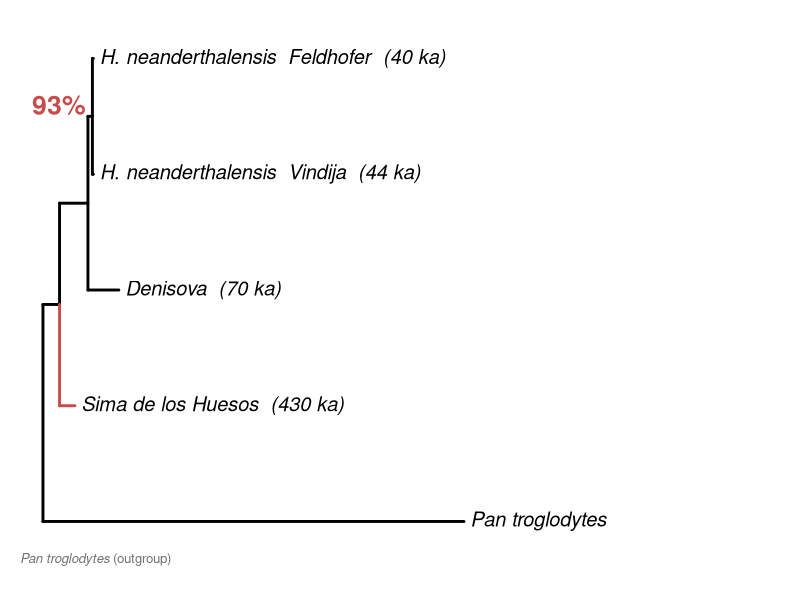
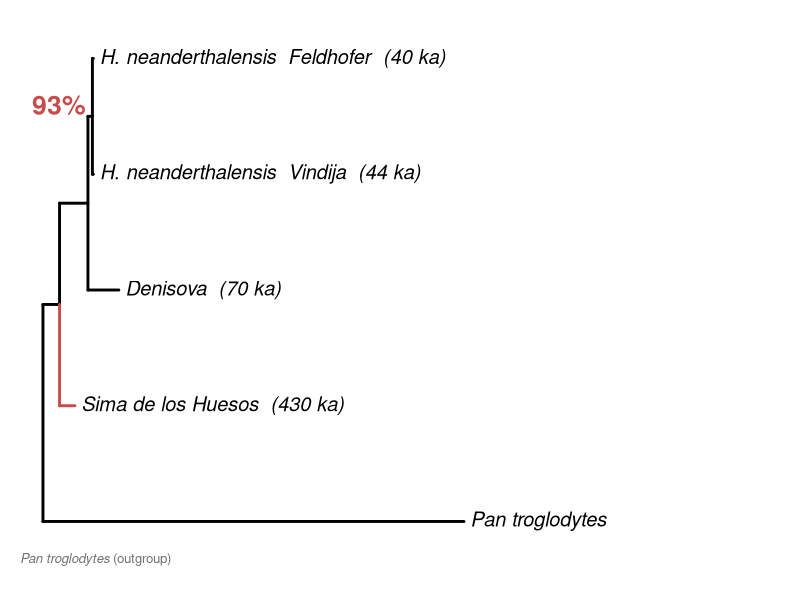

Write the R code that produced these figures, in order.
# OBSOLETO (2026-10-21): NO USAR. Ver CORRECTION.md, sección "Figuras".
# El árbol está escrito a mano (Newick literal): usa longitudes de rama reales de IQ-TREE sobre una topología 'Sima basal' que no es la que dio el análisis, y el '93%' se coloca con text() en coordenadas fijas.
# Sustituido por mtDNA_repro/scripts/06_figure.py, que dibuja los árboles leyendo la salida de IQ-TREE.
# ============================================================
# Figure 1 — Mitochondrial DNA phylogeny ONLY
# IQ-TREE v3.0.1 · HKY+G4 · rooted on Pan troglodytes
# Output: figure1_mtDNA.pdf + figure1_mtDNA.tiff (600 dpi)
# ============================================================

library(ape)

mt_tree <- read.tree(text =
  "(Pan_troglodytes:0.1320,(Sima_430ka:0.0048,(Denisova3:0.0097,(Neandertal_Vindija:0.0003,Feldhofer:0.0003):0.0014):0.0089):0.0052);")

mt_tree$tip.label <- c(
  "Pan troglodytes",
  "Sima de los Huesos  (430 ka)",
  "Denisova  (70 ka)",
  "H. neanderthalensis  Vindija  (44 ka)",
  "H. neanderthalensis  Feldhofer  (40 ka)"
)

# Edge colours: Sima branch in red
edge_col <- rep("black", nrow(mt_tree$edge))
sima_tip  <- which(grepl("Sima", mt_tree$tip.label))
for (i in seq_len(nrow(mt_tree$edge)))
  if (mt_tree$edge[i, 2] == sima_tip) edge_col[i] <- "#C94C4C"

draw_fig1 <- function() {
  par(mar = c(3, 1, 2, 8), mgp = c(2, 0.6, 0),
      family = "sans")

  plot(mt_tree,
       type            = "phylogram",
       use.edge.length = TRUE,
       show.tip.label  = TRUE,
       edge.color      = edge_col,
       edge.width      = 2.8,
       cex             = 1.20,
       label.offset    = 0.002,
       x.lim           = c(0, 0.18))

  # Scale bar
  sw <- 0.03; sx <- 0.003; sy <- 0.55
  rect(sx, sy - 0.07, sx + sw, sy + 0.07,
       col = "black", border = NA)
  text((2*sx + sw)/2, sy - 0.32,
       "0.03 substitutions/site", cex = 1.0, adj = 0.5)

  # Bootstrap value on key node
  text(0.005, 4.60, "93%", cex = 1.6, font = 2, col = "#C94C4C")

  # Outgroup label
  mtext(expression(italic("Pan troglodytes") ~ "(outgroup)"),
        side = 1, line = 0.5, adj = 0, cex = 0.80, col = "grey45")
}

# PDF
pdf("figure1_mtDNA.pdf", width = 10, height = 7)
draw_fig1()
dev.off()

# TIFF 600 dpi
tiff("figure1_mtDNA.tiff",
     width = 10, height = 7, units = "in",
     res = 600, compression = "lzw")
draw_fig1()
dev.off()

message("figure1_mtDNA.pdf + .tiff saved")
